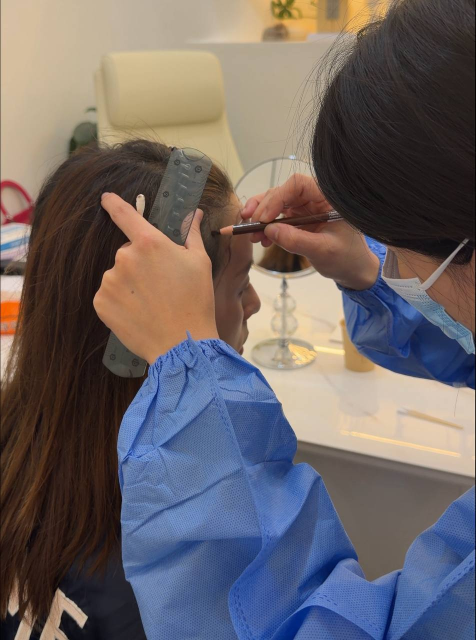
#> input picture Photo Assets/about-fue.jpg, 951 x 1280 px (shown at 1/2 size)
$ python -i generate_invoice.py   (imports and definitions only)
#> lines starting #> are read from the running program, lines starting #| are printed output that depends on the picture
#!/usr/bin/env python3
"""Generate a Vday hair transplant invoice as an A4 portrait PDF.

Usage:
    python3 generate_invoice.py invoice.json -o "Invoice 191026 - Client Name.pdf" --qr paynow_qr.png

See SKILL.md in this folder for the JSON fields.
"""
import argparse
import datetime as dt
import io
import json
import os
import sys

from PIL import Image
from reportlab.lib.colors import HexColor
from reportlab.lib.pagesizes import A4
from reportlab.lib.styles import ParagraphStyle
from reportlab.lib.units import mm
from reportlab.lib.utils import ImageReader
from reportlab.pdfbase import pdfmetrics
from reportlab.pdfbase.ttfonts import TTFont
from reportlab.platypus import Paragraph

HERE = os.path.dirname(os.path.abspath(__file__))
REPO = os.path.abspath(os.path.join(HERE, "..", "..", ".."))
LOGO = os.path.join(REPO, "Logo White.png")

# Brand colours, taken from the website's CSS variables.
# [1 line that did not run here, left out]
# [1 line that did not run here, left out]
# [1 line that did not run here, left out]
# [1 line that did not run here, left out]
# [1 line that did not run here, left out]

PRICES = {"shaved": 4888.0, "non-shaved": 6688.0}
PACKAGE_NAMES = {
    "shaved": "Shaved FUE Hair Transplant Package",
    "non-shaved": "Non-Shaved FUE Hair Transplant Package",
}
DEFAULT_GRAFTS = {"shaved": 4000, "non-shaved": 4000}
DEFAULT_HOTEL_NIGHTS = 2
DEFAULT_DEPOSIT = 1000.0
GRAFT_BLOCK = 1000  # grafts per top-up block
GRAFT_BLOCK_PRICE = 1000.0
HOTEL_NIGHT_PRICE = 64.0

BUSINESS = {
    "name": "Vday",
    "tagline": "Aesthetic Concierge",
    "website": "vday.asia",
    "whatsapp": "+65 9899 1446",
}

TERMS = [
    "All procedures are performed by licensed physicians at our partner hospital, who may modify or decline "
    "treatment on medical grounds after consultation.",
    "Results vary with individual circumstances and aftercare. Graft counts are estimates confirmed by the surgeon.",
    "The deposit secures your procedure date and is non-refundable. The balance must be paid in full before the "
    "procedure; additional grafts or services agreed on the day are payable before discharge.",
    "Vday provides non-medical coordination only. Hospital, hotel and transport services are provided by "
    "independent partners. Flights, visas and travel insurance are the client's responsibility.",
    "By paying, the client confirms they have read and accepted these terms and the risks of the procedure. "
    "These terms are governed by the laws of Singapore.",
]


# [11 lines left out: function dark_logo, not called in this run]


def money(value):
    sign = "\u2212" if value < 0 else ""
    return f"{sign}S${abs(value):,.2f}"


# [4 lines left out: function parse_date, not called in this run]


def fmt_date(d):
    return d.strftime("%d %b %Y")


def default_invoice_no(d):
    # Matches the existing numbering: day, month, two-digit year, no padding (14 Sep 2026 -> 14926).
    return f"{d.day}{d.month}{d.strftime('%y')}"


# [55 lines left out: function build_lines, not called in this run]


FONT_DIR = os.path.join(HERE, "fonts")


def register_fonts():
    """Jost is the website's typeface; fall back to Helvetica if the font files are missing."""
    files = {"Light": "Jost-300.ttf", "Regular": "Jost-400.ttf", "Medium": "Jost-500.ttf"}
    paths = {k: os.path.join(FONT_DIR, v) for k, v in files.items()}
    if all(os.path.exists(p) for p in paths.values()):
        for k, p in paths.items():
            pdfmetrics.registerFont(TTFont(f"Jost-{k}", p))
        return "Jost-Light", "Jost-Regular", "Jost-Medium"
    return "Helvetica", "Helvetica", "Helvetica-Bold"


# [15 lines left out: function spaced, not called in this run]


def label(c, x, y, text, font, align="left", color=None):
    spaced(c, x, y, text.upper(), font, 7, color or ACCENT, 1.4, align)


def draw_invoice(data, out_path, qr_path=None, compact=False):
    """compact tightens vertical spacing for invoices with many lines."""
    gap = 0.6 if compact else 1.0
    light, regular, medium = register_fonts()
    W, H = A4
    margin = 20 * mm
    right = W - margin
    width = right - margin
    col_r = right - 66 * mm  # start of the right-hand column (details, totals)
    pad = 12  # inner padding of the totals panel

    from reportlab.pdfgen import canvas

    c = canvas.Canvas(out_path, pagesize=A4)
    client = data["client"]
    inv_date = parse_date(data.get("date"))
    inv_no = str(data.get("invoice_no") or default_invoice_no(inv_date))
    inv_type = data.get("invoice_type", "balance")
    c.setTitle(f"Invoice {inv_no} - {client['name']}")
    c.setAuthor(BUSINESS["name"])

    def key_value(y, key, value, x0=col_r, x1=right, size=9, key_font=None, value_font=None, colour=INK):
        spaced(c, x0, y, key, key_font or light, size, MUTED)
        spaced(c, x1, y, value, value_font or regular, size, colour, 0, "right")

    # Header
    top = H - 17 * mm
    logo = dark_logo()
    logo_h = 0
    if logo:
        reader, (lw, lh) = logo
        logo_w = 34 * mm
        logo_h = logo_w * lh / lw
        c.drawImage(reader, margin - 2 * mm, top - logo_h, logo_w, logo_h, mask="auto")
    else:
        spaced(c, margin, top - 20, BUSINESS["name"], medium, 26, INK)
        logo_h = 24
    sub_y = top - logo_h - 4 * mm
    label(c, margin, sub_y, BUSINESS["tagline"], regular, color=MUTED)
    spaced(c, margin, sub_y - 12, BUSINESS["whatsapp"], light, 8.5, MUTED)

    title = {"deposit": "Deposit Invoice", "receipt": "Receipt"}.get(inv_type, "Invoice")
    title_y = top - logo_h + 9 * mm
    spaced(c, right, title_y, title.upper(), light, 19, INK, 3.2, "right")
    spaced(c, right, title_y - 16, f"No. {inv_no}", light, 9, MUTED, 0.4, "right")
    if inv_type == "receipt":
        tag = "PAID IN FULL"
        tw = pdfmetrics.stringWidth(tag, regular, 6.5) + 1.4 * (len(tag) - 1) + 14
        c.setStrokeColor(ACCENT)
        c.setLineWidth(0.6)
        c.roundRect(right - tw, title_y - 38, tw, 13, 6.5, stroke=1, fill=0)
        spaced(c, right - tw / 2, title_y - 33.5, tag, regular, 6.5, ACCENT, 1.4, "centre")

    # Details band, full page width so its text sits on the page margins
    band_top = sub_y - 12 - 8 * mm
    y0 = band_top - 8 * mm
    client_rows = [client[k] if k != "passport" else f"Passport {client[k]}"
                   for k in ("nationality", "passport", "mobile", "email") if client.get(k)]
    details = [("Date", fmt_date(inv_date))]
    if data.get("surgery_date"):
        details.append(("Procedure", fmt_date(parse_date(data["surgery_date"]))))
    if data.get("deposit_invoice_no"):
        details.append(("Deposit invoice", str(data["deposit_invoice_no"])))
    details.append(("Payment", data.get("payment_method", "PayNow")))
    left_h = 16 + 13 * len(client_rows)
    right_h = 16 + 14 * (len(details) - 1)
    band_bottom = y0 - max(left_h, right_h) - 7 * mm
    c.setFillColor(MIST)
    c.rect(0, band_bottom, W, band_top - band_bottom, stroke=0, fill=1)

    label(c, margin, y0, "Billed to", regular, color=MUTED)
    spaced(c, margin, y0 - 16, client["name"], regular, 11.5, INK)
    yy = y0 - 16
    for row_text in client_rows:
        yy -= 13
        spaced(c, margin, yy, row_text, light, 9, MUTED)
    label(c, col_r, y0, "Details", regular, color=MUTED)
    ry = y0 - 16
    for k, v in details:
        key_value(ry, k, v)
        ry -= 14

    # Line items
    y = band_bottom - 10 * mm * gap
    label(c, margin, y, "Description", regular, color=MUTED)
    label(c, right, y, "Amount (SGD)", regular, "right", color=MUTED)
    y -= 7
    c.setStrokeColor(INK)
    c.setLineWidth(0.5)
    c.line(margin, y, right, y)
    row_pad = (11 if not compact else 7)

    name_style = ParagraphStyle("n", fontName=regular, fontSize=10, leading=13, textColor=INK)
    incl_style = ParagraphStyle("i", fontName=light, fontSize=8.5, leading=12, textColor=MUTED)
    desc_w = width - 32 * mm

    package_row, extras, discounts = build_lines(data)

    # [18 lines left out: function row, not called in this run]

    row(package_row)
    for item in extras + discounts:
        row(item)

    # Totals
    subtotal = package_row["amount"] + sum(i["amount"] for i in extras)
    discount_total = sum(i["amount"] for i in discounts)
    total = subtotal + discount_total
    deposit = float(data.get("deposit", DEFAULT_DEPOSIT))

    rows = []
    if discounts or extras:
        rows.append(("Subtotal", money(subtotal)))
    if discounts:
        rows.append(("Discount", money(discount_total)))
    after = []
    if inv_type == "deposit":
        due_label, due = "Deposit due now", deposit
        after.append(("Balance before procedure", money(total - deposit)))
    elif inv_type == "receipt":
        if deposit:
            dl = "Deposit paid" + (f" (Inv. {data['deposit_invoice_no']})" if data.get("deposit_invoice_no") else "")
            after += [(dl, money(-deposit)), ("Balance paid", money(-(total - deposit)))]
        else:
            after.append(("Paid " + fmt_date(inv_date), money(-total)))
        due_label, due = "Balance remaining", 0.0
    else:
        if deposit:
            dl = "Less deposit" + (f" (Inv. {data['deposit_invoice_no']})" if data.get("deposit_invoice_no") else "")
            after.append((dl, money(-deposit)))
        due_label, due = "Balance due", total - deposit

    step = 15
    panel_top = y - 10 * mm * gap
    n = len(rows) + 1 + len(after)
    panel_h = pad + 9 + step * (n - 1) + (3 if rows else 0) + 14 + 26 + pad
    panel_bottom = panel_top - panel_h
    c.setFillColor(MIST)
    c.roundRect(col_r - pad, panel_bottom, right - col_r + 2 * pad, panel_h, 4, stroke=0, fill=1)

    ty = panel_top - pad - 9
    for k, v in rows:
        key_value(ty, k, v)
        ty -= step
    if rows:
        c.setStrokeColor(HexColor("#d4e4ec"))
        c.setLineWidth(0.6)
        c.line(col_r, ty + 10, right, ty + 10)
        ty -= 3
    key_value(ty, "Total", money(total), key_font=regular, value_font=regular, colour=INK)
    ty -= step
    for k, v in after:
        key_value(ty, k, v)
        ty -= step
    ty += step - 9
    c.setStrokeColor(INK)
    c.setLineWidth(0.5)
    c.line(col_r, ty, right, ty)
    due_y = ty - 24
    label(c, col_r, due_y + 2, due_label, regular, color=ACCENT)
    spaced(c, right, due_y, money(due), regular, 17, INK, 0.2, "right")

    # Left of the totals: how to pay
    left_bottom = panel_bottom
    ly = panel_top - pad - 7
    if qr_path and inv_type != "receipt":
        label(c, margin, ly, "Pay via PayNow", regular, color=MUTED)
        qr_size = 27 * mm
        c.drawImage(ImageReader(qr_path), margin - 2, ly - 8 - qr_size, qr_size, qr_size)
        info_x = margin + qr_size + 5 * mm
        iy = ly - 22
        for k, v in (("Amount", money(due)), ("Reference", inv_no)):
            spaced(c, info_x, iy, k, light, 8.5, MUTED)
            spaced(c, info_x, iy - 12, v, regular, 9.5, INK)
            iy -= 30
        left_bottom = min(left_bottom, ly - 8 - qr_size)
    elif inv_type == "receipt":
        label(c, margin, ly, "Payment", regular, color=MUTED)
        p = Paragraph(f"Received in full on {fmt_date(inv_date)} by {data.get('payment_method', 'PayNow')}. "
                      "Thank you.", incl_style)
        _, ph = p.wrap(col_r - margin - 10 * mm, 100)
        p.drawOn(c, margin, ly - 10 - ph)

    # Remarks
    y = left_bottom - 9 * mm * gap
    notes = list(data.get("notes", []))
    if inv_type == "deposit" and not data.get("hide_deposit_note"):
        notes.append("The balance is invoiced the day before your procedure.")
    if notes:
        label(c, margin, y, "Remarks", regular, color=MUTED)
        y -= 6
        for note in notes:
            p = Paragraph(note, incl_style)
            _, ph = p.wrap(width, 200)
            p.drawOn(c, margin, y - ph)
            y -= ph + 2

    # Terms, above the footer
    term_style = ParagraphStyle("t", fontName=light, fontSize=7.3, leading=10, textColor=MUTED)
    paras = [Paragraph(f"{i}.&nbsp;&nbsp;{t}", term_style) for i, t in enumerate(TERMS, 1)]
    heights = [p.wrap(width, 200)[1] for p in paras]
    terms_top = 22 * mm + sum(heights) + 2 * len(paras) + 12
    if terms_top > y - 6:
        raise OverflowError("Invoice content is too long for one page; shorten the notes or line items.")
    label(c, margin, terms_top, "Terms and conditions", regular, color=MUTED)
    ty = terms_top - 6
    for p, h in zip(paras, heights):
        p.drawOn(c, margin, ty - h)
        ty -= h + 2

    c.setStrokeColor(LINE)
    c.setLineWidth(0.6)
    c.line(margin, 15 * mm, right, 15 * mm)
    spaced(c, W / 2, 10 * mm, f"THANK YOU FOR CHOOSING {BUSINESS['name'].upper()}", regular, 6.5, MUTED, 1.6, "centre")

    c.showPage()
    c.save()
    return {"invoice_no": inv_no, "date": inv_date.isoformat(), "subtotal": subtotal,
            "discount": -discount_total, "total": total, "deposit": deposit, "due_label": due_label, "due": due}


# [22 lines left out: function main, not called in this run]


# [2 lines not run here, left out]

>>> import cv2
>>> picture = cv2.imread('../../../Photo Assets/about-fue.jpg', cv2.IMREAD_GRAYSCALE)
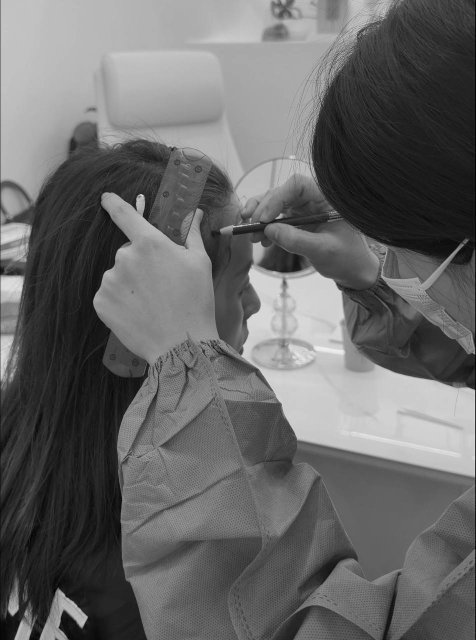
#> picture: shape (1280, 951) (shown at 1/2 size); min 0, max 255, mean 103.6
>>> result = draw_invoice(picture, 'out.png')
#> (the run stopped early here; a loop or call above may not have finished)

$ run again, on Photo Assets/live-carousel-01-fue-hairline-design.jpg
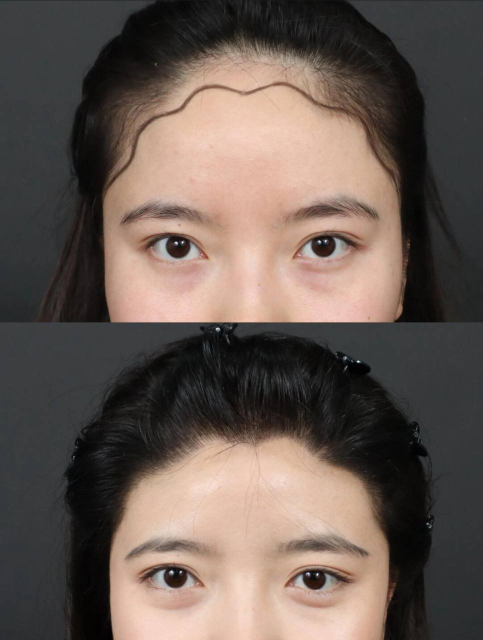
#> input picture Photo Assets/live-carousel-01-fue-hairline-design.jpg, 965 x 1280 px (shown at 1/2 size)
#> `picture = cv2.imread('../../../Photo Assets/about-fue.jpg', cv2.IMREAD..`:
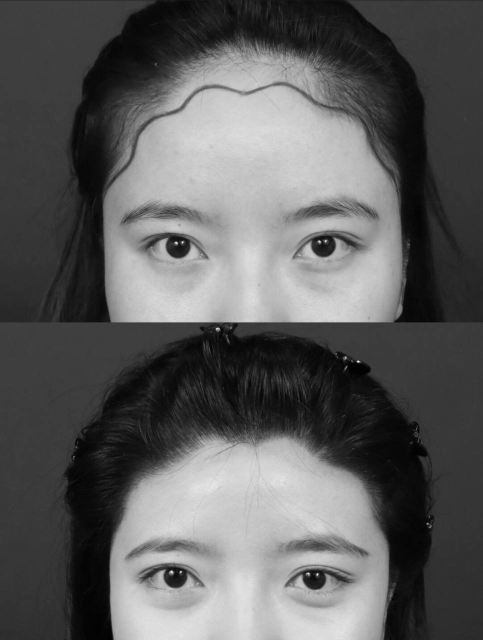
#> picture: shape (1280, 965) (shown at 1/2 size); min 0, max 255, mean 93.4

$ run again, on Photo Assets/live-carousel-04-fue-1month-4months.jpg
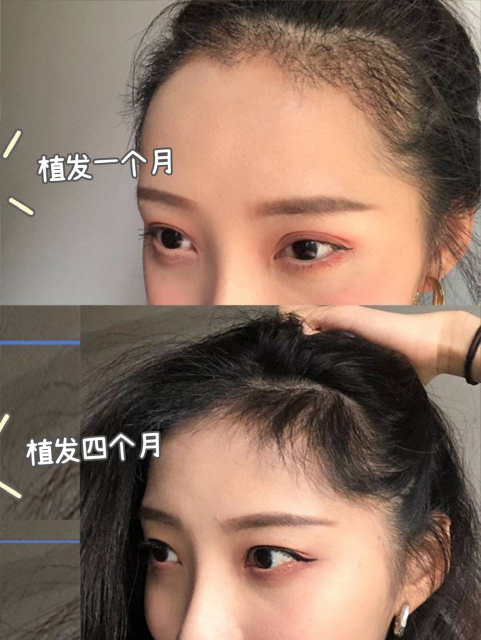
#> input picture Photo Assets/live-carousel-04-fue-1month-4months.jpg, 961 x 1280 px (shown at 1/2 size)
#> `picture = cv2.imread('../../../Photo Assets/about-fue.jpg', cv2.IMREAD..`:
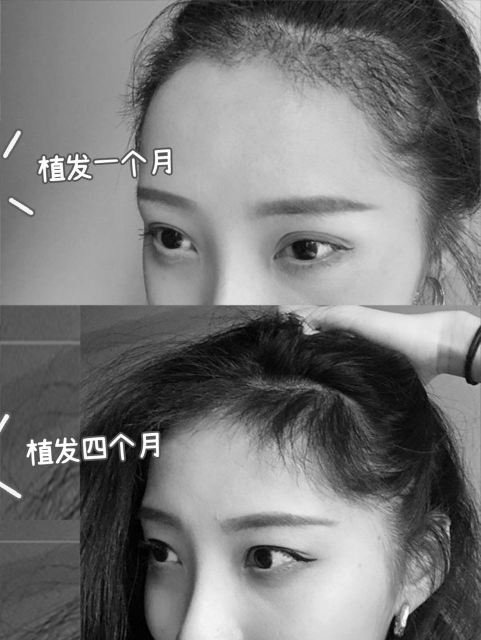
#> picture: shape (1280, 961) (shown at 1/2 size); min 0, max 255, mean 117.9

$ run again, on Photo Assets/live-carousel-05-fue-day10-postop.jpg
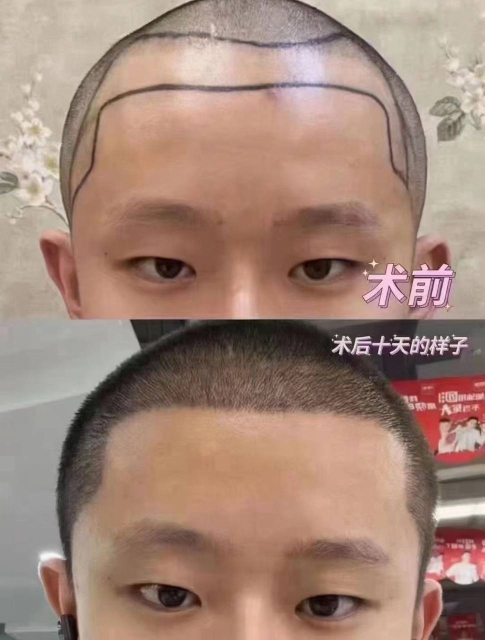
#> input picture Photo Assets/live-carousel-05-fue-day10-postop.jpg, 969 x 1280 px (shown at 1/2 size)
#> `picture = cv2.imread('../../../Photo Assets/about-fue.jpg', cv2.IMREAD..`:
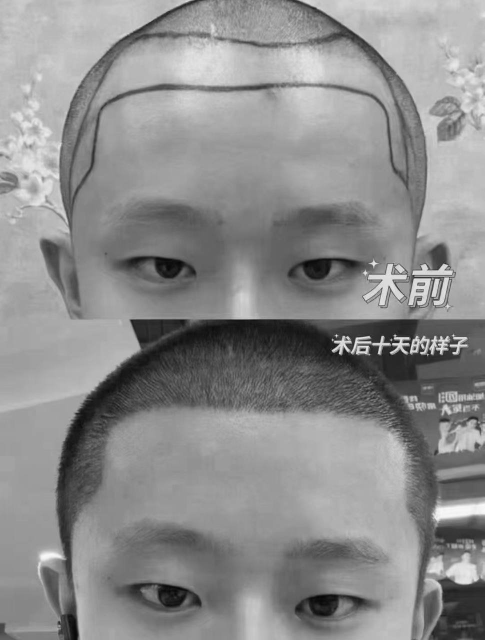
#> picture: shape (1280, 969) (shown at 1/2 size); min 3, max 251, mean 140.1
